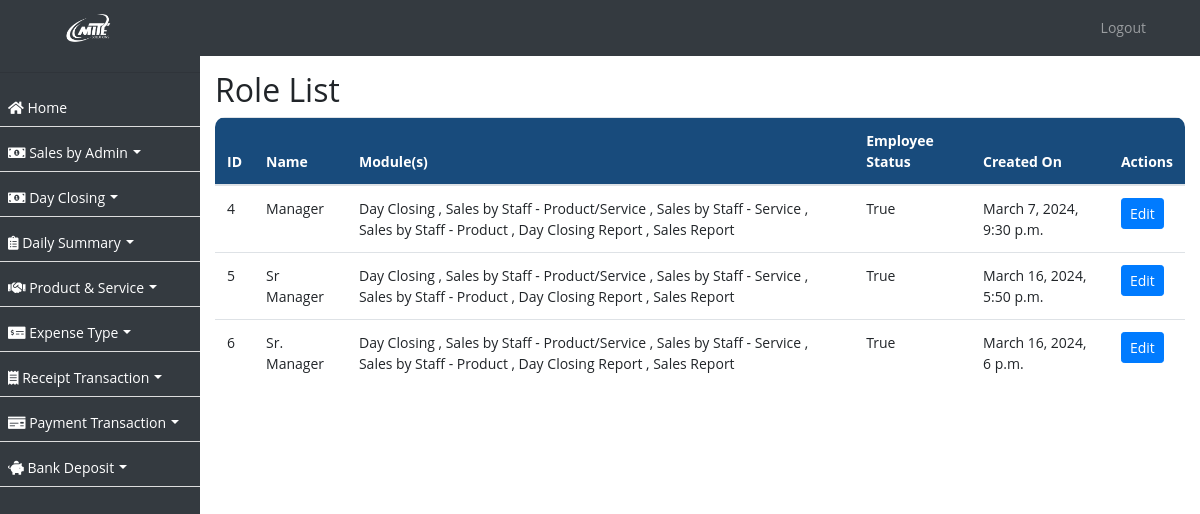
The app's page /role/ (signed in), older data.
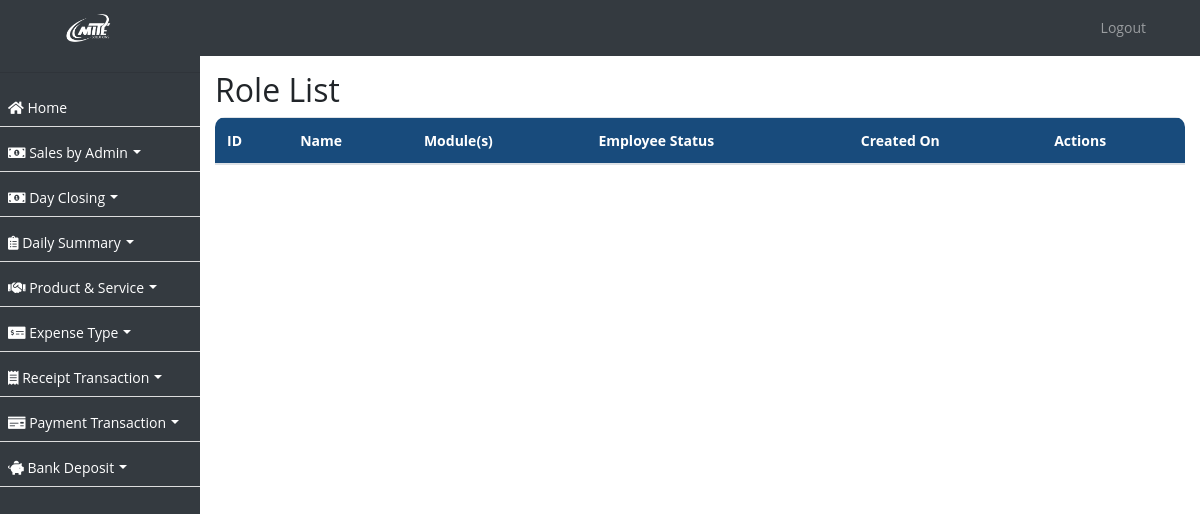
The same page, newer data.
### ezshopapp/models.py (models this page shows, shortened)
class Role(models.Model):
    name = models.CharField(max_length=255)
    modules = models.ManyToManyField(Module, default=None)
    business_profile = models.ForeignKey(BusinessProfile, on_delete=models.CASCADE, default=None, null=True)
    is_employee = models.BooleanField(default=True)
    created_on = models.DateTimeField(auto_now_add=True, null=True)

class Module(models.Model):
    name = models.CharField(max_length=50)
    created_on = models.DateTimeField(auto_now_add=True, null=True)

### ezshopapp/views.py (the view)
# urls.py: path('role/', RoleListView.as_view(), name='role_list'),
class RoleListView(ListView):
    model = Role
    template_name = 'role_list.html'
    context_object_name = 'roles'  # Rename object_list to roles in the template
    def get_queryset(self):
        business_profile = self.get_business_profile()
        return Role.objects.filter(business_profile=business_profile)
    def get_business_profile(self):
        try:
            shop_admin = ShopAdmin.objects.get(user=self.request.user)
            shop = shop_admin.shop
            business_profile = BusinessProfile.objects.get(name=shop.name)
            return business_profile
        except (ShopAdmin.DoesNotExist, BusinessProfile.DoesNotExist):
            return None

### ezshopapp/templates/role_list.html (shortened to what this page needs)
{% extends 'base.html' %}
{% block content %}
  <h2>Role List</h2>
  <div class="table-responsive">
    <table class="table">
      <thead>
        <tr>
          <th>ID</th>
          <th>Name</th>
          <th>Module(s)</th>
          <th>Employee Status</th>
          <th>Created On</th>
          <th>Actions</th>
        </tr>
      </thead>
      <tbody>
        {% for role in roles %}
          <tr>
            <td>{{ role.id }}</td>
            <td>{{ role.name }}</td>
            <td>
              {% for module in role.modules.all %}
                {{ module.name }}
                {% if not forloop.last %}, {% endif %}
              {% endfor %}
            </td>
            <td>{{ role.is_employee }}</td>
            <td>{{ role.created_on }}</td>
            <td>
              <a href="{% url 'update_role' role.pk %}" class="btn btn-primary btn-sm">Edit</a>
            </td>
          </tr>
        {% endfor %}
      </tbody>
    </table>
  </div>
{% endblock %}

Row changes from the older to the newer data that the page shows:
no longer on this page (row edited): Role: id "4", name "Manager", is_employee "True", created_on "March 7, 2024, 9:30 p.m."
no longer on this page (row unchanged): Module: name "Day Closing"
no longer on this page (row unchanged): Module: name "Sales by Staff - Product/Service"
no longer on this page (row unchanged): Module: name "Sales by Staff - Service"
no longer on this page (row unchanged): Module: name "Sales by Staff - Product"
no longer on this page (row unchanged): Module: name "Day Closing Report"
no longer on this page (row unchanged): Module: name "Sales Report"
no longer on this page (row edited): Role: id "5", name "Sr Manager", is_employee "True", created_on "March 16, 2024, 5:50 p.m."
no longer on this page (row edited): Role: id "6", name "Sr. Manager", is_employee "True", created_on "March 16, 2024, 6 p.m."
